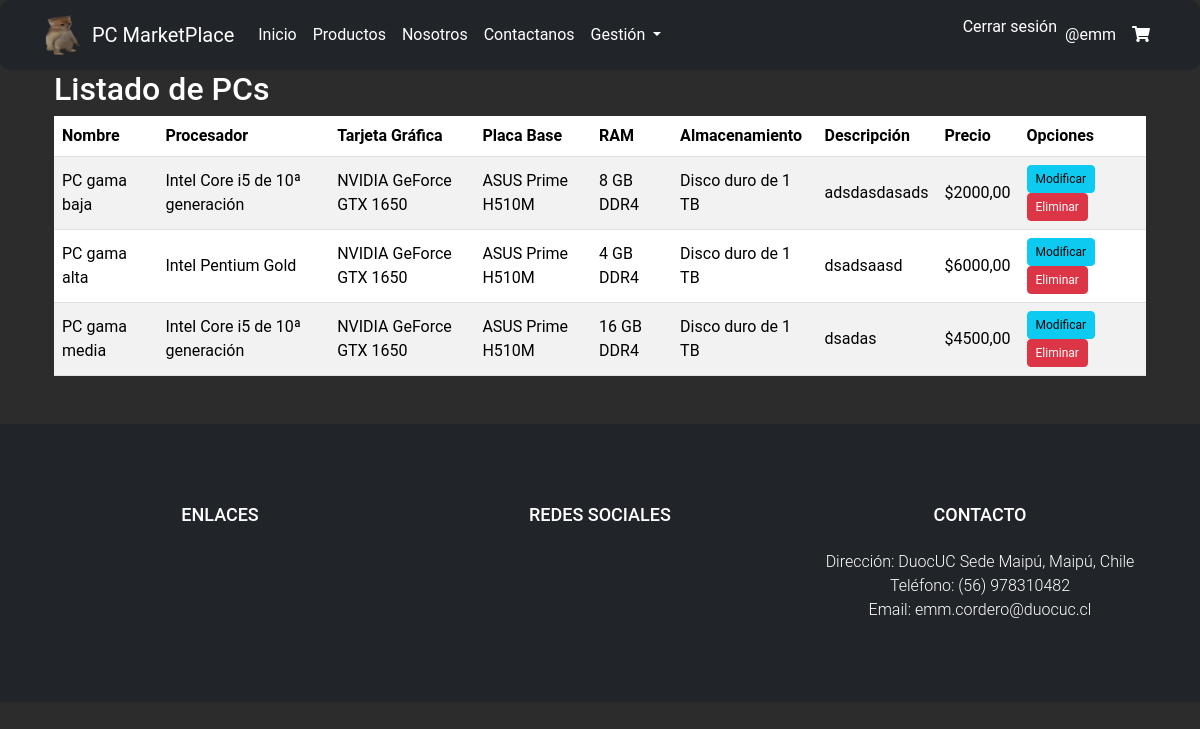
The app's page /listar-pc/ (signed in) with its own data.
### app/models.py (models this page shows, shortened)
class PC(models.Model):
    nombre = models.CharField(max_length=100)
    procesador = models.CharField(max_length=100)
    tarjeta_grafica = models.CharField(max_length=100)
    placa_base = models.CharField(max_length=100)
    ram = models.CharField(max_length=100)
    almacenamiento = models.CharField(max_length=100)
    descripcion = models.TextField()
    precio = models.DecimalField(max_digits=10, decimal_places=2)
    imagen = models.ImageField(upload_to="PC", null=True)
    visible_al_usuario = models.BooleanField(default=True)

### app/views.py (the view)
# urls.py: path('listar-pc/', Listar_PC, name='listar_pc'),
@login_required
@permission_required('app.view_pc')
def Listar_PC(request):
    pcs = PC.objects.all()  # Obtener todos los objetos PC de la base de datos
    context = {
        'pcs': pcs,  # Pasar 'pcs' como contexto a la plantilla
    }
    return render(request, 'app/productos/listar_pc.html', context)

### app/templates/app/productos/listar_pc.html (shortened to what this page needs)
{% extends 'app/base.html' %}
{% block content %}
<div class="container">
    <h2>Listado de PCs</h2>
    <table class="table table-striped">
        <thead class="thead-dark">
            <tr>
                <th>Nombre</th>
                <th>Procesador</th>
                <th>Tarjeta Gráfica</th>
                <th>Placa Base</th>
                <th>RAM</th>
                <th>Almacenamiento</th>
                <th>Descripción</th>
                <th>Precio</th>
                <th>Opciones</th>
            </tr>
        </thead>
        <tbody>
            {% for pc in pcs %}
            <tr>
                <td>{{ pc.nombre }}</td>
                <td>{{ pc.procesador }}</td>
                <td>{{ pc.tarjeta_grafica }}</td>
                <td>{{ pc.placa_base }}</td>
                <td>{{ pc.ram }}</td>
                <td>{{ pc.almacenamiento }}</td>
                <td>{{ pc.descripcion }}</td>
                <td>${{ pc.precio }}</td>
                <td>
                    {% if perms.app.change_pc %}
                    <a href="{% url 'modificar_pc' pc.id %}" class="btn btn-info btn-sm">Modificar</a>
                    {% endif %}
                    {% if perms.app.delete_pc %}
                    <form action="{% url 'eliminar_pc' pc.id %}" method="post" style="display: inline;">
                        <button type="submit" class="btn btn-danger btn-sm" onclick="return confirm('¿Estás seguro que deseas eliminar este PC?')">Eliminar</button>
                    </form>
                    {% endif %}
                </td>
            </tr>
            {% empty %}
            <tr>
                <td colspan="9">No hay PCs registrados.</td>
            </tr>
            {% endfor %}
        </tbody>
    </table>
</div>
{% endblock %}

### app/templates/app/base.html (shortened to what this page needs)
<!DOCTYPE html>
<html lang="es">
<head>
    {% load static %}
    <link href="https://cdn.jsdelivr.net/npm/bootstrap@5.3.3/dist/css/bootstrap.min.css" rel="stylesheet">
    <link rel="stylesheet" href="{% static 'app/css/style.css' %}">
    <link href="https://cdnjs.cloudflare.com/ajax/libs/font-awesome/5.15.4/css/all.min.css" rel="stylesheet">
</head>
<body>
    <nav class="navbar navbar-expand-lg navbar-dark bg-dark">
        <div class="container">
            <a class="navbar-brand d-flex align-items-center" href="{% url 'index' %}">
                <img src="{% static 'app/img/goofyCat_upscaled.png' %}" alt="Logo" style="height: 40px; width: auto; margin-right: 10px;">
                <span>PC MarketPlace</span>
            </a>
            <div class="collapse navbar-collapse" id="navbarNav">
                <ul class="navbar-nav me-auto">
                    <li class="nav-item">
                        <a class="nav-link" href="{% url 'index' %}">Inicio</a>
                    </li>
                        <li class="nav-item">
                            <a class="nav-link" href="{% url 'productos' %}">Productos</a>
                        </li>
                    <li class="nav-item">
                        <a class="nav-link" href="{% url 'nosotros' %}">Nosotros</a>
                    </li>
                    <li class="nav-item">
                        <a class="nav-link" href="{% url 'contactanos' %}">Contactanos</a>
                    </li>
                    {% if perms.app.view_pc or perms.app.add_pc %}
                    <li class="nav-item dropdown">
                        <a class="nav-link dropdown-toggle" href="#" id="crudDropdown" role="button" data-bs-toggle="dropdown" aria-expanded="false">
                            Gestión
                        </a>
                    </li>
                    {% endif %}
                </ul>
                <ul class="navbar-nav ms-auto">
                    {% if user.is_authenticated %}
                    <li class="nav-item">
                        <form method="post" action="{% url 'logout' %}">
                            <button type="submit" class="btn btn-link nav-link" style="padding: 0; border: none; background: none;">Cerrar sesión</button>
                        </form>
                    </li>
                    <li class="nav-item">
                        <a class="nav-link" href="#">@{{ user.username }}</a>
                    </li>
                    {% endif %}
                    <li class="nav-item">
                        <a class="nav-link" href="{% url 'ver_carrito' %}">
                            <i class="fas fa-shopping-cart" style="color: white;"></i>
                        </a>
                    </li>
                </ul>
            </div>
        </div>
    </nav>
    <div class="container">
        {% block content %}
        {% endblock %}
    </div>
    <footer class="footer bg-dark text-white text-center mt-5">
        <div class="container">
            <div class="row">
                <div class="col-lg-4 mb-5 mb-lg-0">
                    <h4 class="text-uppercase mb-4">Enlaces</h4>
                    <ul class="list-inline">
                        <li class="list-inline-item"><a href="{% url 'index' %}" class="text-muted">Inicio</a></li>
                        <li class="list-inline-item"><a href="{% url 'nosotros' %}" class="text-muted">Nosotros</a></li>
                    </ul>
                </div>
                <div class="col-lg-4 mb-5 mb-lg-0">
                    <h4 class="text-uppercase mb-4">Redes Sociales</h4>
                    <ul class="list-inline">
                        <li class="list-inline-item"><a href="#" class="text-muted"><i class="fab fa-facebook-f"></i></a></li>
                        <li class="list-inline-item"><a href="#" class="text-muted"><i class="fab fa-twitter"></i></a></li>
                        <li class="list-inline-item"><a href="#" class="text-muted"><i class="fab fa-instagram"></i></a></li>
                    </ul>
                </div>
                <div class="col-lg-4">
                    <h4 class="text-uppercase mb-4">Contacto</h4>
                    <p class="lead mb-0">
                        Dirección: DuocUC Sede Maipú, Maipú, Chile<br>
                        Teléfono: (56) 978310482<br>
                        Email: emm.cordero@duocuc.cl
                    </p>
                </div>
            </div>
        </div>
    </footer>
</body>
</html>

### app/static/app/css/style.css (style rules this page uses)
body { background-color: #2c2c2c; font-family: 'Roboto', sans-serif; margin: 0; padding: 0; color: #ffffff; }
.navbar { padding: 10px 20px; background-color: #333; border-radius: 10px; }
.navbar-brand { color: #ffffff; }
.navbar-nav .nav-link { color: rgb(255, 255, 255); }
.footer { padding: 80px 20px; background-color: #333; color: #ffffff; }
.footer h4 { font-size: 18px; color: #ffffff; }
.footer ul { list-style: none; padding: 0; }
.footer ul li { margin-bottom: 10px; }
.footer ul li a { color: #ffffff; transition: color 0.3s; }
.footer p { font-size: 16px; color: #ffffff; }
.table-striped tbody tr:nth-of-type(odd) { background-color: #f8f9fa; }
.table-striped th, .table-striped td { vertical-align: middle; }
.btn-sm { font-size: 12px; margin-right: 5px; }

### records on screen
PC: nombre "PC gama baja", procesador "Intel Core i5 de 10ª generación", tarjeta_grafica "NVIDIA GeForce GTX 1650", placa_base "ASUS Prime H510M", ram "8 GB DDR4", almacenamiento "Disco duro de 1 TB", descripcion "adsdasdasads", precio "2000,00"
PC: nombre "PC gama alta", procesador "Intel Pentium Gold", tarjeta_grafica "NVIDIA GeForce GTX 1650", placa_base "ASUS Prime H510M", ram "4 GB DDR4", almacenamiento "Disco duro de 1 TB", descripcion "dsadsaasd", precio "6000,00"
PC: nombre "PC gama media", procesador "Intel Core i5 de 10ª generación", tarjeta_grafica "NVIDIA GeForce GTX 1650", placa_base "ASUS Prime H510M", ram "16 GB DDR4", almacenamiento "Disco duro de 1 TB", descripcion "dsadas", precio "4500,00"

### other values on screen
{{ user.username }} "emm"
